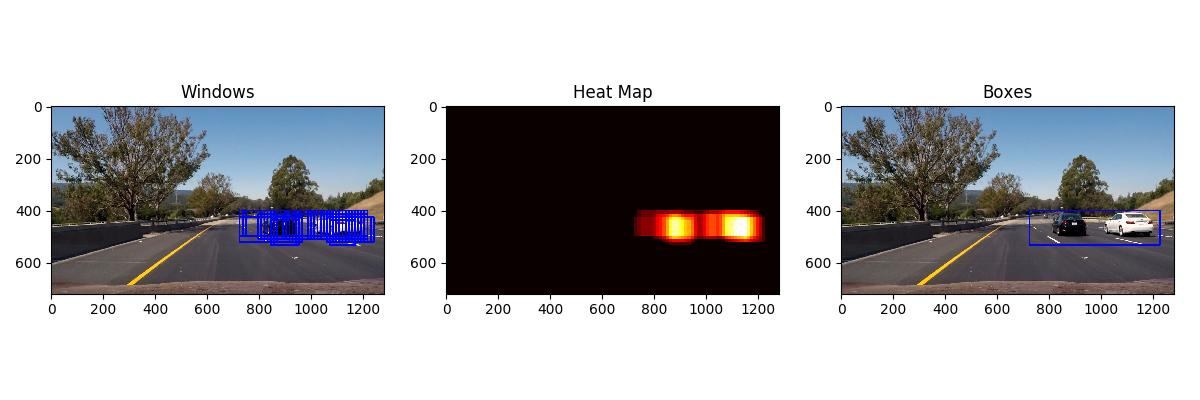
#> input picture output_images/bboxes_and_heat0.png, 1200 x 400 px, given as the content of the folder vehicles/GTI_Far, which was not available
$ python detect.py   (older library calls are emulated)
#> lines starting #> are read from the running program, lines starting #| are printed output that depends on the picture; pictures that were not available may be replaced by others from this repository, and a replacement may not be noted
#Tips
#Extract full HOG features just once for entire ROI in each frame

#Steps of the project
# - Perform a Histogram of Oriented Gradients (HOG) feature extraction on a labeled training set of images and train a classifier Linear SVM classifier
# - Optionally, you can also apply a color transform and append binned color features, as well as histograms of color, to your HOG feature vector.
# - Note: for those first two steps don't forget to normalize your features and randomize a selection for training and testing.
# - Implement a sliding-window technique and use your trained classifier to search for vehicles in images.
# - Run your pipeline on a video stream (start with the test_video.mp4 and later implement on full project_video.mp4) and create a heat map of recurring detections frame by frame to reject outliers and follow detected vehicles.
# - Estimate a bounding box for vehicles detected.

# Pipeline
# 1. Pre-process data
# 2. Extract features
# 3. Classify using model (SVM/DT/Neural network)

import time
import numpy as np
import cv2
import glob
import matplotlib.pyplot as plt
import matplotlib.image as mpimg

from sklearn.preprocessing import StandardScaler
from sklearn.model_selection import train_test_split
from skimage.feature import hog
from scipy.ndimage.measurements import label
from sklearn import svm
from sklearn import grid_search
from moviepy.editor import VideoFileClip
from sklearn.svm import LinearSVC

class VehicleDetect():
    def __init__(self):
        self.color_space = 'YCrCb' # Can be RGB, HSV, LUV, HLS, YUV, YCrCb
        self.orient = 16  # HOG orientations
        self.pix_per_cell = 8 # HOG pixels per cell
        self.cell_per_block = 2 # HOG cells per block
        self.hog_channel = "ALL" # Can be 0, 1, 2, or "ALL"
        self.spatial_size = (32, 32) # Spatial binning dimensions
        self.hist_bins = 64    # Number of histogram bins
        self.spatial_feat = False # Spatial features on or off
        self.hist_feat = True # Histogram features on or off
        self.hog_feat = True # HOG features on or off
        self.y_start_stop = [400, 656] # Min and max in y to search in slide_window()
        self.X_scaler = None
        self.clf = None
        self.hist_range = (0, 256)
        self.debug = False
        self.bboxes = []

params = VehicleDetect()

# [5 lines left out: function bin_spatial, not called in this run]

# compute color histogram features
def color_hist(img, nbins=32, bins_range=(0, 256)):
    # Compute the histogram of the color channels separately
    channel1_hist = np.histogram(img[:,:,0], bins=nbins, range=bins_range)
    channel2_hist = np.histogram(img[:,:,1], bins=nbins, range=bins_range)
    channel3_hist = np.histogram(img[:,:,2], bins=nbins, range=bins_range)
    # Concatenate the histograms into a single feature vector
    hist_features = np.concatenate((channel1_hist[0], channel2_hist[0], channel3_hist[0]))
    # Return the individual histograms, bin_centers and feature vector
    return hist_features

# Define a function to return HOG features and visualization
def get_hog_features(img, orient, pix_per_cell, cell_per_block,
                        vis=False, feature_vec=True):
    # Call with two outputs if vis==True
    if vis == True:
        features, hog_image = hog(img, orientations=orient, pixels_per_cell=(pix_per_cell, pix_per_cell),
                                  cells_per_block=(cell_per_block, cell_per_block), transform_sqrt=True,
                                  visualise=vis, feature_vector=feature_vec)
        return features, hog_image
    # Otherwise call with one output
    else:
        features = hog(img, orientations=orient, pixels_per_cell=(pix_per_cell, pix_per_cell),
                       cells_per_block=(cell_per_block, cell_per_block), transform_sqrt=True,
                       visualise=vis, feature_vector=feature_vec)
        return features

def convert_color(img, conv):
    if conv == 'YCrCb':
        return cv2.cvtColor(img, cv2.COLOR_RGB2YCrCb)
    if conv == 'LUV':
        return cv2.cvtColor(img, cv2.COLOR_RGB2LUV)
    if conv == 'HSV':
        return cv2.cvtColor(img, cv2.COLOR_RGB2HSV)
    if conv == 'HLS':
        return cv2.cvtColor(img, cv2.COLOR_RGB2HLS)
    if conv == 'YUV':
        return cv2.cvtColor(img, cv2.COLOR_RGB2YUV)

    return np.copy(img)

# [31 lines left out: function single_img_features, not called in this run]

def extract_features(imgs, params):
    # Create a list to append feature vectors to
    features = []
    # Iterate through the list of images
    for fname in imgs:
        file_features = []
        # Read in each one by one
        image = mpimg.imread(fname)
        # apply color conversion if other than 'RGB'
        feature_image = convert_color(image, params.color_space)

        if params.spatial_feat == True:
            spatial_features = bin_spatial(feature_image, size=params.spatial_size)
            file_features.append(spatial_features)
        if params.hist_feat == True:
            # Apply color_hist()
            hist_features = color_hist(feature_image, nbins=params.hist_bins, bins_range=params.hist_range)
            file_features.append(hist_features)
        if params.hog_feat == True:
        # Call get_hog_features() with vis=False, feature_vec=True
            if params.hog_channel == 'ALL':
                hog_features = []
                for channel in range(feature_image.shape[2]):
                    hog_features.append(get_hog_features(feature_image[:,:,channel],
                                        params.orient, params.pix_per_cell, params.cell_per_block,
                                        vis=False, feature_vec=True))
                hog_features = np.ravel(hog_features)
            else:
                hog_features = get_hog_features(feature_image[:,:,params.hog_channel], params.orient,
                            params.pix_per_cell, params.cell_per_block, vis=False, feature_vec=True)

            # Append the new feature vector to the features list
            file_features.append(hog_features)
        features.append(np.concatenate(file_features))
    # Return list of feature vectors
    return features

# Here is your draw_boxes function from the previous exercise
# [253 lines left out: functions draw_boxes, slide_window, search_windows, find_cars, add_heat, apply_threshold and 3 more, not called in this run]

#Main function start

plt.close('all')

print("Start vehicle detection")

cars = []
notcars = []

print("Read training file names")

images = glob.glob('vehicles/GTI_Far/*.png')
for index, im in enumerate(images):
    cars.append(im)
images = glob.glob('vehicles/GTI_Left/*.png')
for im in images:
    cars.append(im)
images = glob.glob('vehicles/GTI_MiddleClose/*.png')
for im in images:
    cars.append(im)
images = glob.glob('vehicles/GTI_Right/*.png')
for im in images:
    cars.append(im)
images = glob.glob('vehicles/KITTI_extracted/*.png')
for index, im in enumerate(images):
    if index < 1500:
        cars.append(im)

images = glob.glob('non-vehicles/GTI/*.png')
for index, im in enumerate(images):
    notcars.append(im)

car_features = []
notcar_features = []

print("Number of cars " + str(len(cars)))
print("Number of notcars " + str(len(notcars)))

print("Extract features")

car_features = extract_features(cars, params)
#> in extract_features, image is the input picture: shape (400, 1200, 4) float32; mean R, G, B, A 0.705, 0.702, 0.712, 1
#> in convert_color, `return cv2.cvtColor(img, cv2.COLOR_RGB2YCrCb)`: returned value: shape (400, 1200, 3) float32; mean of channels 0, 1, 2 0.704, 0.501, 0.505
#> in color_hist, `hist_features = np.concatenate((channel1_hist[0], channel2_hist[0], ch..`: hist_features = 192 values, max 480000 at index 0, min 0 at index 1, mean 7500
#> after the loop in extract_features, `for channel in range(feature_image.shape[2]):`: hog_features = 3 items
notcar_features = extract_features(notcars, params)

# Create an array stack of feature vectors
X = np.vstack((car_features, notcar_features)).astype(np.float64)
# Fit a per-column scaler
X_scaler = StandardScaler().fit(X)
params.X_scaler = X_scaler
# Apply the scaler to X
scaled_X = X_scaler.transform(X)

# Define a labels vector based on features lists
y = np.hstack((np.ones(len(car_features)), np.zeros(len(notcar_features))))

car_ind = np.random.randint(0, len(cars))
notcar_ind = np.random.randint(0, len(notcars))

car_img = mpimg.imread(cars[car_ind])
notcar_img = mpimg.imread(notcars[notcar_ind])

f, (ax1, ax2) = plt.subplots(1, 2, figsize=(12, 4))
f.tight_layout()
ax1.imshow(car_img)
ax1.set_title('Car')
ax2.imshow(notcar_img)
ax2.set_title('Not car')
f.savefig('output_images/car_notcars.png')
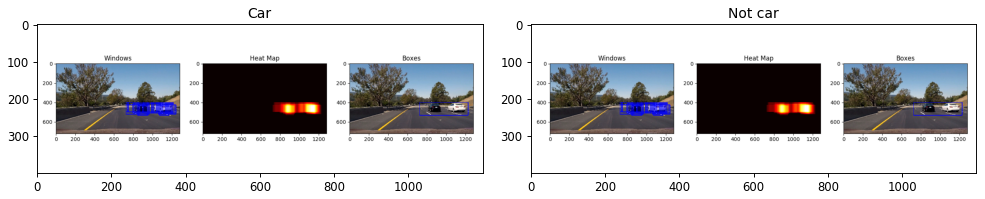
#> figure drawn by matplotlib, 2 panels

# Plot an example of raw and scaled features
f1, (ax1, ax2, ax3, ax4) = plt.subplots(1, 4, figsize=(12,4))
f1.tight_layout()
temp, car_hog_img = get_hog_features(car_img[:,:,0],
                               params.orient, params.pix_per_cell, params.cell_per_block,
                               vis=True, feature_vec=True)
#> in get_hog_features (call 19), `features, hog_image = hog(img, orientations=orient, pixels_per_cell=(p..`:
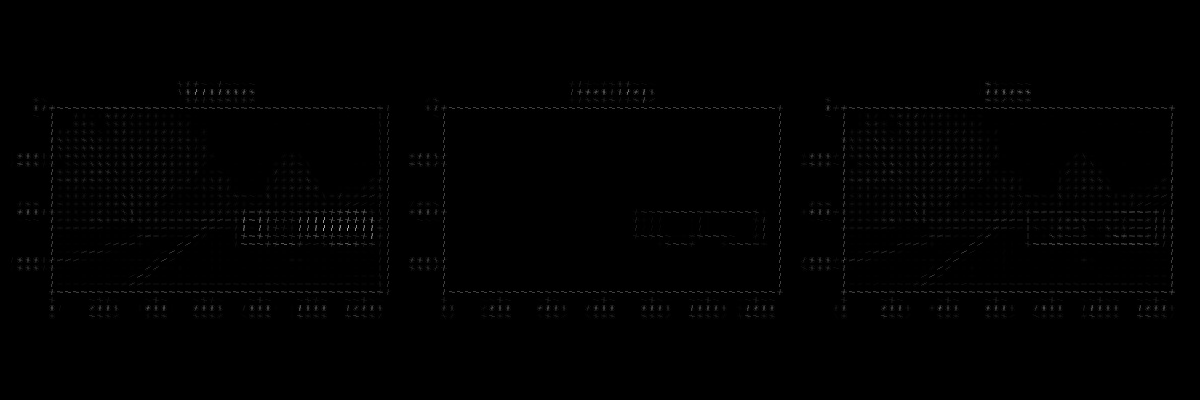
#> hog_image: shape (400, 1200) float32; min 0, max 0.666, mean 0.00489
#> in get_hog_features (call 19), `features, hog_image = hog(img, orientations=orient, pixels_per_cell=(p..`:
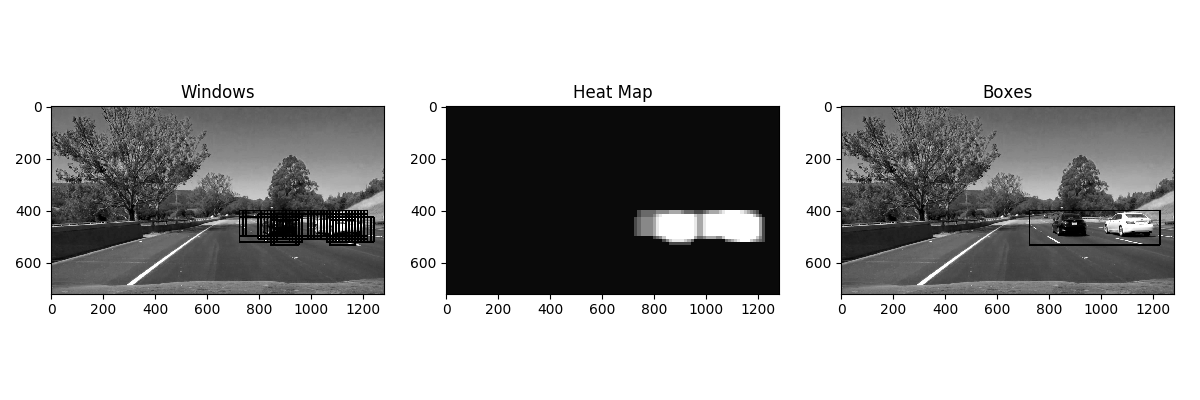
#> img: shape (400, 1200) float32; min 0, max 1, mean 0.705
ax1.imshow(car_img[:,:,0], cmap='gray')
ax1.set_title('Car CH-1')
ax2.imshow(car_hog_img, cmap='gray')
ax2.set_title('Car CH-1 Hog')
temp, notcar_hog_img = get_hog_features(notcar_img[:,:,0],
                               params.orient, params.pix_per_cell, params.cell_per_block,
                               vis=True, feature_vec=True)
ax3.imshow(notcar_img[:,:,0], cmap='gray')
ax3.set_title('not-Car CH-1')
ax4.imshow(notcar_hog_img, cmap='gray')
ax4.set_title('not-Car CH-1 Hog')
f1.savefig('output_images/HOG_example.jpg')
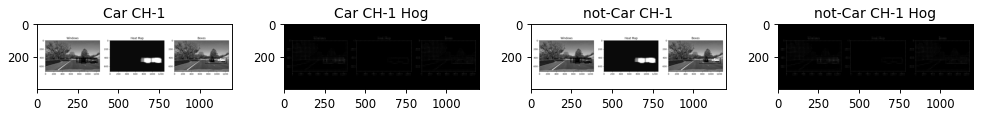
#> figure drawn by matplotlib, 4 panels

# Split up data into randomized training and test sets
print("Split training data")
rand_state = np.random.randint(0, 100)
X_train, X_test, y_train, y_test = train_test_split(scaled_X, y, test_size=0.2, random_state=rand_state)

#SVM classifier
# Parameters: Kernel, C, gamma
# Linear kernel : C
# Non-linear kernel : C and gamma
# Algorithms for automatic parameter search
# - GridSearchCV
# - RandomizedSearchCV

#Using GridSearchCV
print("Grid search SVM params")
parameters = {'kernel':('linear',), 'C':[0.1,0.5,0.8,1,3,7,10]}
#svr = svm.SVC(cache_size=10000)
#clf = grid_search.GridSearchCV(svr, parameters)
clf = LinearSVC()
params.clf = clf
#access tuned parameters using clf.best_params_
print("Start training")

# Check the training time for the SVC
t=time.time()
clf.fit(X_train, y_train)
t2 = time.time()
print(round(t2-t, 2), 'Seconds to train SVC...')
# Check the score of the SVC
print('Test Accuracy of SVC = ', round(clf.score(X_test, y_test), 4))
# Check the prediction time for a single sample
t=time.time()
n_predict = 10
print('My SVC predicts: ', clf.predict(X_test[0:n_predict]))
print('For these',n_predict, 'labels: ', y_test[0:n_predict])
t2 = time.time()
print(round(t2-t, 5), 'Seconds to predict', n_predict,'labels with SVC')

#Detect vehicles in test images
images = glob.glob('test_images/*.jpg')
for index, im in enumerate(images):
    heatmap, bboxes, labels, draw_img = search_cars(im, params, index)

    fig, (ax1, ax2, ax3) = plt.subplots(1, 3, figsize=(12,4))
    ax1.imshow(bboxes)
    ax1.set_title('Windows')
    ax2.imshow(heatmap, cmap='hot')
    ax2.set_title('Heat Map')
    ax3.imshow(draw_img)
    ax3.set_title('Boxes')
    fig.tight_layout()
    fig.savefig('output_images/bboxes_and_heat{0}.png'.format(index))

    fig, (ax1) = plt.subplots(1, 1, figsize=(12,4))
    ax1.imshow(draw_img)
    ax1.set_title('Output')
    fig.savefig('output_images/output_bboxes{0}.png'.format(index))

plt.close('all')

project_output = 'project_output.mp4'
#> (the run stopped early here; a loop or call above may not have finished)
